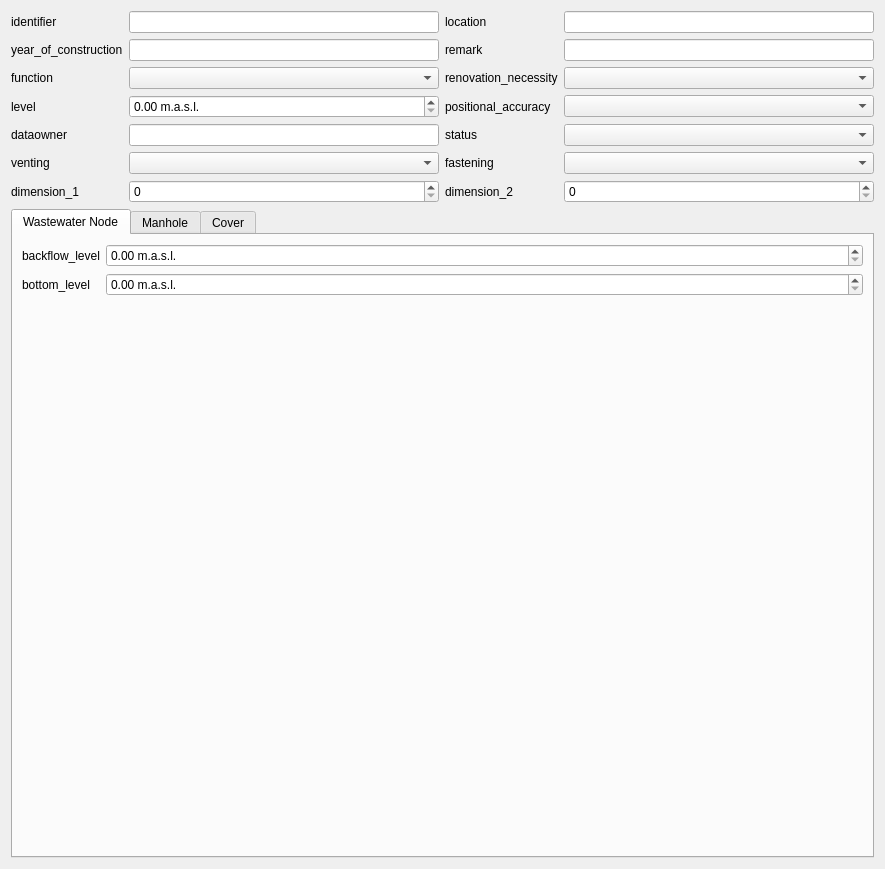
<?xml version="1.0" encoding="UTF-8"?>
<ui version="4.0">
 <class>Form</class>
 <widget class="QWidget" name="Form">
  <property name="geometry">
   <rect>
    <x>0</x>
    <y>0</y>
    <width>885</width>
    <height>869</height>
   </rect>
  </property>
  <property name="windowTitle">
   <string>Create new cover/manhole/wastewater node</string>
  </property>
  <layout class="QGridLayout" name="gridLayout">
   <item row="6" column="0">
    <widget class="QLabel" name="label_27">
     <property name="text">
      <string>level</string>
     </property>
     <property name="buddy">
      <cstring>level</cstring>
     </property>
    </widget>
   </item>
   <item row="16" column="0" colspan="4">
    <widget class="QWidget" name="widget" native="true">
     <layout class="QGridLayout" name="gridLayout_2">
      <property name="margin">
       <number>0</number>
      </property>
      <item row="0" column="0">
       <widget class="QTabWidget" name="tabWidget">
        <property name="currentIndex">
         <number>0</number>
        </property>
        <widget class="QWidget" name="tab">
         <attribute name="title">
          <string>Wastewater Node</string>
         </attribute>
         <layout class="QFormLayout" name="formLayout_2">
          <property name="fieldGrowthPolicy">
           <enum>QFormLayout::AllNonFixedFieldsGrow</enum>
          </property>
          <item row="1" column="0">
           <widget class="QLabel" name="label_34">
            <property name="text">
             <string>backflow_level</string>
            </property>
            <property name="buddy">
             <cstring>backflow_level</cstring>
            </property>
           </widget>
          </item>
          <item row="1" column="1">
           <widget class="QDoubleSpinBox" name="backflow_level">
            <property name="suffix">
             <string> m.a.s.l.</string>
            </property>
           </widget>
          </item>
          <item row="2" column="0">
           <widget class="QLabel" name="label_38">
            <property name="text">
             <string>bottom_level</string>
            </property>
            <property name="buddy">
             <cstring>bottom_level</cstring>
            </property>
           </widget>
          </item>
          <item row="2" column="1">
           <widget class="QDoubleSpinBox" name="bottom_level">
            <property name="suffix">
             <string> m.a.s.l.</string>
            </property>
           </widget>
          </item>
         </layout>
        </widget>
        <widget class="QWidget" name="tab_2">
         <attribute name="title">
          <string>Manhole</string>
         </attribute>
         <layout class="QGridLayout" name="gridLayout_4">
          <item row="0" column="0">
           <widget class="QScrollArea" name="scrollArea">
            <property name="widgetResizable">
             <bool>true</bool>
            </property>
            <widget class="QWidget" name="scrollAreaWidgetContents">
             <property name="geometry">
              <rect>
               <x>0</x>
               <y>-101</y>
               <width>830</width>
               <height>630</height>
              </rect>
             </property>
             <layout class="QGridLayout" name="gridLayout_5">
              <item row="9" column="0">
               <widget class="QLabel" name="label_25">
                <property name="text">
                 <string>material</string>
                </property>
                <property name="buddy">
                 <cstring>material</cstring>
                </property>
               </widget>
              </item>
              <item row="25" column="0">
               <widget class="QLabel" name="label_15">
                <property name="text">
                 <string>year_of_replacement</string>
                </property>
               </widget>
              </item>
              <item row="25" column="1">
               <widget class="QSpinBox" name="year_of_replacement"/>
              </item>
              <item row="9" column="1">
               <widget class="QComboBox" name="material"/>
              </item>
              <item row="0" column="0">
               <widget class="QLabel" name="label_3">
                <property name="text">
                 <string>accessibility</string>
                </property>
                <property name="buddy">
                 <cstring>accessibility</cstring>
                </property>
               </widget>
              </item>
              <item row="13" column="0">
               <widget class="QLabel" name="label_11">
                <property name="text">
                 <string>replacement_value_base_year</string>
                </property>
               </widget>
              </item>
              <item row="14" column="0">
               <widget class="QLabel" name="label_10">
                <property name="text">
                 <string>replacement_value_construction_type</string>
                </property>
               </widget>
              </item>
              <item row="17" column="0">
               <widget class="QLabel" name="label_18">
                <property name="text">
                 <string>structure_condition</string>
                </property>
                <property name="buddy">
                 <cstring>structure_condition</cstring>
                </property>
               </widget>
              </item>
              <item row="17" column="1">
               <widget class="QComboBox" name="structure_condition"/>
              </item>
              <item row="18" column="0">
               <widget class="QLabel" name="label_17">
                <property name="text">
                 <string>subsidies</string>
                </property>
               </widget>
              </item>
              <item row="20" column="1">
               <widget class="QLineEdit" name="inspection_interval"/>
              </item>
              <item row="14" column="1">
               <widget class="QComboBox" name="rv_construction_type"/>
              </item>
              <item row="20" column="0">
               <widget class="QLabel" name="label_8">
                <property name="text">
                 <string>inspection_interval</string>
                </property>
                <property name="buddy">
                 <cstring>inspection_interval</cstring>
                </property>
               </widget>
              </item>
              <item row="2" column="0">
               <widget class="QLabel" name="label_4">
                <property name="text">
                 <string>contract_section</string>
                </property>
                <property name="buddy">
                 <cstring>contract_section</cstring>
                </property>
               </widget>
              </item>
              <item row="2" column="1">
               <widget class="QLineEdit" name="contract_section"/>
              </item>
              <item row="5" column="0">
               <widget class="QLabel" name="label_6">
                <property name="text">
                 <string>financing</string>
                </property>
                <property name="buddy">
                 <cstring>financing</cstring>
                </property>
               </widget>
              </item>
              <item row="5" column="1">
               <widget class="QLineEdit" name="financing"/>
              </item>
              <item row="8" column="0">
               <widget class="QLabel" name="label_7">
                <property name="text">
                 <string>gross_costs</string>
                </property>
                <property name="buddy">
                 <cstring>gross_costs</cstring>
                </property>
               </widget>
              </item>
              <item row="3" column="0">
               <widget class="QLabel" name="label_5">
                <property name="text">
                 <string>depth</string>
                </property>
               </widget>
              </item>
              <item row="8" column="1">
               <widget class="QLineEdit" name="gross_costs"/>
              </item>
              <item row="12" column="0">
               <widget class="QLabel" name="label_12">
                <property name="text">
                 <string>replacement_value</string>
                </property>
               </widget>
              </item>
              <item row="6" column="0">
               <widget class="QLabel" name="label_21">
                <property name="text">
                 <string>provider</string>
                </property>
                <property name="buddy">
                 <cstring>provider</cstring>
                </property>
               </widget>
              </item>
              <item row="0" column="1">
               <widget class="QComboBox" name="accessibility"/>
              </item>
              <item row="6" column="1">
               <widget class="QLineEdit" name="provider"/>
              </item>
              <item row="3" column="1">
               <widget class="QSpinBox" name="depth"/>
              </item>
              <item row="13" column="1">
               <widget class="QSpinBox" name="rv_base_year"/>
              </item>
              <item row="12" column="1">
               <widget class="QDoubleSpinBox" name="replacement_value"/>
              </item>
              <item row="18" column="1">
               <widget class="QDoubleSpinBox" name="subsidies"/>
              </item>
              <item row="11" column="0">
               <widget class="QLabel" name="label_19">
                <property name="text">
                 <string>owner</string>
                </property>
               </widget>
              </item>
              <item row="11" column="1">
               <widget class="QgsRelationReferenceWidget" name="fk_owner"/>
              </item>
              <item row="19" column="0">
               <widget class="QLabel" name="label_26">
                <property name="text">
                 <string>surface_inflow</string>
                </property>
               </widget>
              </item>
              <item row="19" column="1">
               <widget class="QComboBox" name="surface_inflow"/>
              </item>
             </layout>
            </widget>
           </widget>
          </item>
         </layout>
        </widget>
        <widget class="QWidget" name="tab_3">
         <attribute name="title">
          <string>Cover</string>
         </attribute>
         <layout class="QFormLayout" name="formLayout">
          <property name="fieldGrowthPolicy">
           <enum>QFormLayout::AllNonFixedFieldsGrow</enum>
          </property>
          <item row="0" column="0">
           <widget class="QLabel" name="label_32">
            <property name="text">
             <string>brand</string>
            </property>
            <property name="buddy">
             <cstring>brand</cstring>
            </property>
           </widget>
          </item>
          <item row="0" column="1">
           <widget class="QLineEdit" name="brand"/>
          </item>
          <item row="1" column="0">
           <widget class="QLabel" name="lblCoverShape">
            <property name="text">
             <string>cover_shape</string>
            </property>
            <property name="buddy">
             <cstring>cover_shape</cstring>
            </property>
           </widget>
          </item>
          <item row="1" column="1">
           <widget class="QComboBox" name="cover_shape"/>
          </item>
          <item row="2" column="0">
           <widget class="QLabel" name="label_29">
            <property name="text">
             <string>diameter</string>
            </property>
           </widget>
          </item>
          <item row="4" column="0">
           <widget class="QLabel" name="label_33">
            <property name="text">
             <string>material</string>
            </property>
            <property name="buddy">
             <cstring>cover_material</cstring>
            </property>
           </widget>
          </item>
          <item row="4" column="1">
           <widget class="QComboBox" name="cover_material"/>
          </item>
          <item row="5" column="0">
           <widget class="QLabel" name="label_31">
            <property name="text">
             <string>sludge_bucket</string>
            </property>
            <property name="buddy">
             <cstring>sludge_bucket</cstring>
            </property>
           </widget>
          </item>
          <item row="5" column="1">
           <widget class="QComboBox" name="sludge_bucket"/>
          </item>
          <item row="2" column="1">
           <widget class="QSpinBox" name="diameter"/>
          </item>
         </layout>
        </widget>
       </widget>
      </item>
     </layout>
    </widget>
   </item>
   <item row="6" column="1">
    <widget class="QDoubleSpinBox" name="level">
     <property name="suffix">
      <string> m.a.s.l.</string>
     </property>
    </widget>
   </item>
   <item row="8" column="0">
    <widget class="QLabel" name="label_20">
     <property name="text">
      <string>dataowner</string>
     </property>
     <property name="buddy">
      <cstring>dataowner</cstring>
     </property>
    </widget>
   </item>
   <item row="4" column="1">
    <widget class="QComboBox" name="function"/>
   </item>
   <item row="8" column="2">
    <widget class="QLabel" name="label_9">
     <property name="text">
      <string>status</string>
     </property>
    </widget>
   </item>
   <item row="10" column="1">
    <widget class="QComboBox" name="venting"/>
   </item>
   <item row="10" column="0">
    <widget class="QLabel" name="label_35">
     <property name="text">
      <string>venting</string>
     </property>
     <property name="buddy">
      <cstring>venting</cstring>
     </property>
    </widget>
   </item>
   <item row="6" column="3">
    <widget class="QComboBox" name="positional_accuracy"/>
   </item>
   <item row="2" column="0">
    <widget class="QLabel" name="label_16">
     <property name="text">
      <string>year_of_construction</string>
     </property>
     <property name="buddy">
      <cstring>year_of_construction</cstring>
     </property>
    </widget>
   </item>
   <item row="0" column="3">
    <widget class="QLineEdit" name="location_name"/>
   </item>
   <item row="4" column="0">
    <widget class="QLabel" name="label_24">
     <property name="text">
      <string>function</string>
     </property>
     <property name="buddy">
      <cstring>function</cstring>
     </property>
    </widget>
   </item>
   <item row="2" column="1">
    <widget class="QLineEdit" name="year_of_construction"/>
   </item>
   <item row="0" column="2">
    <widget class="QLabel" name="label_2">
     <property name="text">
      <string>location</string>
     </property>
     <property name="buddy">
      <cstring>location_name</cstring>
     </property>
    </widget>
   </item>
   <item row="0" column="1">
    <widget class="QLineEdit" name="identifier"/>
   </item>
   <item row="0" column="0">
    <widget class="QLabel" name="label">
     <property name="text">
      <string>identifier</string>
     </property>
     <property name="buddy">
      <cstring>identifier</cstring>
     </property>
    </widget>
   </item>
   <item row="6" column="2">
    <widget class="QLabel" name="label_28">
     <property name="text">
      <string>positional_accuracy</string>
     </property>
     <property name="buddy">
      <cstring>positional_accuracy</cstring>
     </property>
    </widget>
   </item>
   <item row="2" column="3">
    <widget class="QLineEdit" name="remark"/>
   </item>
   <item row="4" column="2">
    <widget class="QLabel" name="label_13">
     <property name="text">
      <string>renovation_necessity</string>
     </property>
    </widget>
   </item>
   <item row="2" column="2">
    <widget class="QLabel" name="label_14">
     <property name="text">
      <string>remark</string>
     </property>
     <property name="buddy">
      <cstring>remark</cstring>
     </property>
    </widget>
   </item>
   <item row="8" column="1">
    <widget class="QLineEdit" name="dataowner"/>
   </item>
   <item row="10" column="3">
    <widget class="QComboBox" name="fastening"/>
   </item>
   <item row="10" column="2">
    <widget class="QLabel" name="label_30">
     <property name="text">
      <string>fastening</string>
     </property>
     <property name="buddy">
      <cstring>fastening</cstring>
     </property>
    </widget>
   </item>
   <item row="4" column="3">
    <widget class="QComboBox" name="renovation_necessity"/>
   </item>
   <item row="8" column="3">
    <widget class="QComboBox" name="status"/>
   </item>
   <item row="11" column="0">
    <widget class="QLabel" name="label_23">
     <property name="text">
      <string>dimension_1</string>
     </property>
     <property name="buddy">
      <cstring>dimension1</cstring>
     </property>
    </widget>
   </item>
   <item row="11" column="3">
    <widget class="QSpinBox" name="dimension2"/>
   </item>
   <item row="11" column="1">
    <widget class="QSpinBox" name="dimension1"/>
   </item>
   <item row="11" column="2">
    <widget class="QLabel" name="label_22">
     <property name="text">
      <string>dimension_2</string>
     </property>
     <property name="buddy">
      <cstring>dimension2</cstring>
     </property>
    </widget>
   </item>
  </layout>
 </widget>
 <customwidgets>
  <customwidget>
   <class>QgsRelationReferenceWidget</class>
   <extends>QWidget</extends>
   <header>qgsrelationreferencewidget.h</header>
  </customwidget>
 </customwidgets>
 <tabstops>
  <tabstop>identifier</tabstop>
  <tabstop>location_name</tabstop>
  <tabstop>year_of_construction</tabstop>
  <tabstop>remark</tabstop>
  <tabstop>function</tabstop>
  <tabstop>renovation_necessity</tabstop>
  <tabstop>level</tabstop>
  <tabstop>positional_accuracy</tabstop>
  <tabstop>dataowner</tabstop>
  <tabstop>status</tabstop>
  <tabstop>venting</tabstop>
  <tabstop>fastening</tabstop>
  <tabstop>dimension1</tabstop>
  <tabstop>dimension2</tabstop>
  <tabstop>backflow_level</tabstop>
  <tabstop>bottom_level</tabstop>
  <tabstop>accessibility</tabstop>
  <tabstop>contract_section</tabstop>
  <tabstop>depth</tabstop>
  <tabstop>financing</tabstop>
  <tabstop>scrollArea</tabstop>
  <tabstop>tabWidget</tabstop>
  <tabstop>provider</tabstop>
  <tabstop>gross_costs</tabstop>
  <tabstop>material</tabstop>
  <tabstop>replacement_value</tabstop>
  <tabstop>rv_base_year</tabstop>
  <tabstop>rv_construction_type</tabstop>
  <tabstop>structure_condition</tabstop>
  <tabstop>subsidies</tabstop>
  <tabstop>surface_inflow</tabstop>
  <tabstop>inspection_interval</tabstop>
  <tabstop>year_of_replacement</tabstop>
  <tabstop>brand</tabstop>
  <tabstop>cover_shape</tabstop>
  <tabstop>diameter</tabstop>
  <tabstop>cover_material</tabstop>
  <tabstop>sludge_bucket</tabstop>
 </tabstops>
 <resources/>
 <connections/>
</ui>
